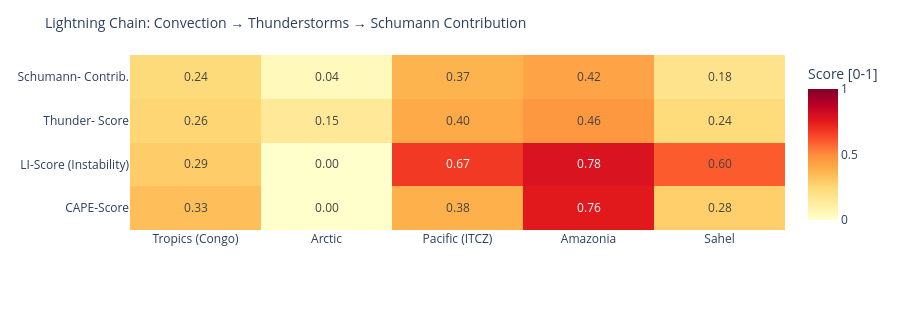

The code cell stored with this chart in its notebook:
### Code cell
# ============================================================
# LIGHTNING CHAIN: Convection → Thunderstorms → Schumann
# Shows the causal chain per measurement point as heatmap
# ============================================================

def cape_score(v):
    """CAPE → normalized score [0,1]"""
    if v is None or pd.isna(v): return 0.0
    return min(1.0, float(v) / 3000)

def li_score(v):
    """Lifted Index: negative = unstable → score [0,1]"""
    if v is None or pd.isna(v): return 0.3
    return min(1.0, max(0.0, (-float(v) + 6) / 12))

def cloud_score(v):
    if v is None or pd.isna(v): return 0.3
    return float(v) / 100

def thunder_score(row):
    """Kombinierter Gewitterwahrscheinlichkeits-Score
    CAPE + LI + Bedeckung + WMO-Gewitter + konvektiver Niederschlag (showers)
    Hinweis: X-Ray und Kp sind kein Bestandteil – nur geomagn./solarer Kontext.
    """
    cs = cape_score(row.get('cape'))
    ls = li_score(row.get('li'))
    cl = cloud_score(row.get('cloud'))
    t  = 1.0 if row.get('thunderstorm') else 0.0
    # Convective precipitation (showers) as additional indicator
    sh = min(1.0, (row.get('showers') or 0) / 5.0)
    return round(cs * 0.30 + ls * 0.25 + cl * 0.15 + t * 0.20 + sh * 0.10, 3)

def schumann_contribution(t_score, lat):
    """Schumann contribution: higher in tropics (±30°), scaled by thunderstorm score"""
    lat_weight = max(0.3, 1.0 - abs(lat) / 60)
    return round(t_score * lat_weight, 3)

df_atm['cape_score']   = df_atm.apply(lambda r: cape_score(r['cape']), axis=1)
df_atm['li_score']     = df_atm.apply(lambda r: li_score(r['li']),    axis=1)
df_atm['thunder_score']= df_atm.apply(lambda r: thunder_score(r.to_dict()), axis=1)
df_atm['schumann_contribution'] = df_atm.apply(
    lambda r: schumann_contribution(r['thunder_score'], r['lat']), axis=1)

metrics = ['cape_score', 'li_score', 'thunder_score', 'schumann_contribution']
labels  = ['CAPE-Score', 'LI-Score\n(Instability)', 'Thunder-\nScore', 'Schumann-\nContrib.']
z_data  = [df_atm[m].tolist() for m in metrics]

fig = go.Figure(go.Heatmap(
    z=z_data,
    x=df_atm['point'].tolist(),
    y=labels,
    colorscale='YlOrRd',
    zmin=0, zmax=1,
    text=[[f'{v:.2f}' for v in row] for row in z_data],
    texttemplate='%{text}', textfont=dict(size=12),
    colorbar=dict(title='Score [0-1]')
))
fig.update_layout(
    title=dict(text='Lightning Chain: Convection → Thunderstorms → Schumann Contribution', font=dict(size=14)),
    height=310,
    plot_bgcolor='rgba(0,0,0,0)', paper_bgcolor='rgba(0,0,0,0)',
    margin=dict(l=130, r=80, t=55, b=80)
)
fig.show()

### Figure 1 — Plotly figure (JSON) as saved in the notebook; plotly's stock layout.template omitted (floating-point values rounded to 4 significant figures)
{"data": [{"colorbar": {"title": {"text": "Score [0-1]"}}, "colorscale": [[0.0, "rgb(255,255,204)"], [0.125, "rgb(255,237,160)"], [0.25, "rgb(254,217,118)"], [0.375, "rgb(254,178,76)"], [0.5, "rgb(253,141,60)"], [0.625, "rgb(252,78,42)"], [0.75, "rgb(227,26,28)"], [0.875, "rgb(189,0,38)"], [1.0, "rgb(128,0,38)"]], "text": [["0.33", "0.00", "0.38", "0.76", "0.28"], ["0.29", "0.00", "0.67", "0.78", "0.60"], ["0.26", "0.15", "0.40", "0.46", "0.24"], ["0.24", "0.04", "0.37", "0.42", "0.18"]], "textfont": {"size": 12}, "texttemplate": "%{text}", "type": "heatmap", "x": ["Tropics (Congo)", "Arctic", "Pacific (ITCZ)", "Amazonia", "Sahel"], "y": ["CAPE-Score", "LI-Score\n(Instability)", "Thunder-\nScore", "Schumann-\nContrib."], "z": [[0.3333, 0.0, 0.3833, 0.7567, 0.2833], [0.2917, 0.0, 0.675, 0.7833, 0.6], [0.255, 0.15, 0.402, 0.463, 0.236], [0.238, 0.045, 0.368, 0.424, 0.185]], "zmax": 1, "zmin": 0}], "layout": {"height": 310, "margin": {"b": 80, "l": 130, "r": 80, "t": 55}, "paper_bgcolor": "rgba(0,0,0,0)", "plot_bgcolor": "rgba(0,0,0,0)", "title": {"font": {"size": 14}, "text": "Lightning Chain: Convection → Thunderstorms → Schumann Contribution"}}}
